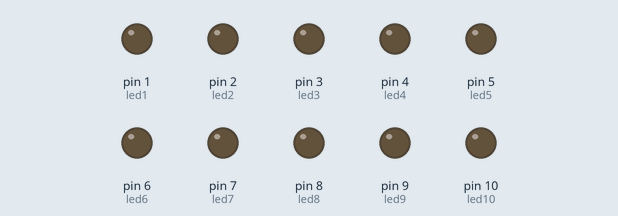
Bench run of a sketch on a simulated Arduino Uno, built with avr-gcc and run on an emulated ATmega328P. Shown: output pins drawn as LEDs (lit = HIGH).

Above: at 0.5 s.
At 2.5 s:
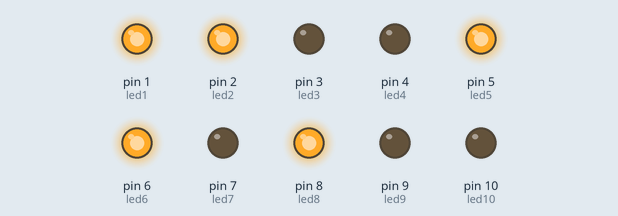
At 4.5 s:
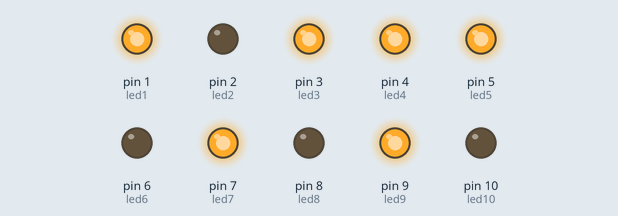
At 9.5 s:
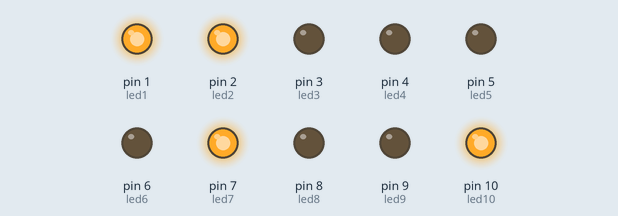
At 13.5 s:
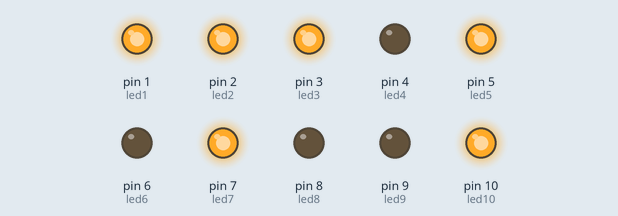
At 18.5 s:
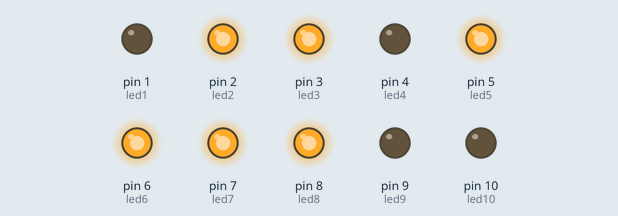
Timing chart, 0 to 19.6 s (numbered marks = the images above):
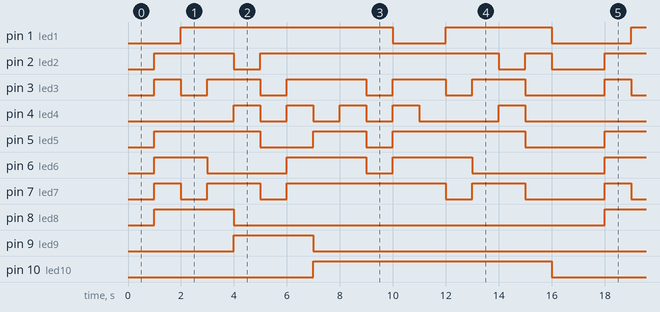

The sketch:

sketch_oct29a.ino
```cpp
const int led1 = 1;
const int led2 = 2;
const int led3 = 3;
const int led4 = 4;
const int led5 = 5;
const int led6 = 6;
const int led7 = 7;
const int led8 = 8;
const int led9 = 9;
const int led10 = 10;
void setup() {
  pinMode(led1, OUTPUT);
  pinMode(led2, OUTPUT);
  pinMode(led3, OUTPUT);
  pinMode(led4, OUTPUT);
  pinMode(led5, OUTPUT);
  pinMode(led6, OUTPUT);
  pinMode(led7, OUTPUT);
  pinMode(led8, OUTPUT);
  pinMode(led9, OUTPUT);
  pinMode(led10, OUTPUT);
}
void loop() {
  int i = 1000;
  digitalWrite(led1, LOW);
  digitalWrite(led2, LOW);
  digitalWrite(led3, LOW);
  digitalWrite(led4, LOW);
  digitalWrite(led5, LOW);
  digitalWrite(led6, LOW);
  digitalWrite(led7, LOW);
  digitalWrite(led8, LOW);
  digitalWrite(led9, LOW);
  digitalWrite(led10, LOW);
  delay(i);
  digitalWrite(led6, HIGH);
  digitalWrite(led2, HIGH);
  digitalWrite(led5, HIGH);
  digitalWrite(led3, HIGH);
  digitalWrite(led7, HIGH);
  digitalWrite(led8, HIGH);
  delay(i);
  digitalWrite(led7, HIGH);
  digitalWrite(led1, HIGH);
  digitalWrite(led5, HIGH);
  digitalWrite(led4, HIGH);
  digitalWrite(led3, HIGH);
  digitalWrite(led2, HIGH);
  digitalWrite(led7, LOW);
  digitalWrite(led4, LOW);
  digitalWrite(led3, LOW);
  delay(i);
  digitalWrite(led2, HIGH);
  digitalWrite(led7, HIGH);
  digitalWrite(led3, HIGH);
  digitalWrite(led6, LOW);
  delay(i);
  digitalWrite(led2, LOW);
  digitalWrite(led1, LOW);
  digitalWrite(led1, HIGH);
  digitalWrite(led4, HIGH);
  digitalWrite(led9, HIGH);
  digitalWrite(led8, LOW);
  delay(i);
  digitalWrite(led7, LOW);
  digitalWrite(led5, LOW);
  digitalWrite(led4, LOW);
  digitalWrite(led3, LOW);
  digitalWrite(led1, HIGH);
  digitalWrite(led2, HIGH);
  delay(i);
  digitalWrite(led7, HIGH);
  digitalWrite(led4, HIGH);
  digitalWrite(led6, HIGH);
  digitalWrite(led3, HIGH);
  delay(i);
  digitalWrite(led7, HIGH);
  digitalWrite(led1, HIGH);
  digitalWrite(led5, HIGH);
  digitalWrite(led3, HIGH);
  digitalWrite(led9, LOW);
  digitalWrite(led10, HIGH);
  digitalWrite(led4, LOW);
  delay(i);
  digitalWrite(led4, HIGH);
  delay(i);
  digitalWrite(led6, LOW);
  digitalWrite(led5, LOW);
  digitalWrite(led4, LOW);
  digitalWrite(led3, LOW);
  delay(i);
  digitalWrite(led5, HIGH);
  digitalWrite(led3, HIGH);
  digitalWrite(led4, HIGH);
  digitalWrite(led1, LOW);
  digitalWrite(led6, HIGH);
  delay(i);
  digitalWrite(led4, LOW); //5
  digitalWrite(led6, HIGH);
  digitalWrite(led2, HIGH);
  digitalWrite(led1, LOW);
  digitalWrite(led3, HIGH);
  delay(i);
  digitalWrite(led1, HIGH);//4
  digitalWrite(led5, HIGH);
  digitalWrite(led2, HIGH);
  digitalWrite(led7, LOW);
  digitalWrite(led4, LOW);
  digitalWrite(led3, LOW);
  delay(i);
  digitalWrite(led6, LOW); //3
  digitalWrite(led3, HIGH);
  digitalWrite(led7, HIGH);
  delay(i);
  digitalWrite(led2, LOW); //2
  digitalWrite(led4, HIGH);
  delay(i);
  digitalWrite(led7, LOW); //1
  digitalWrite(led5, LOW);
  digitalWrite(led4, LOW);
  digitalWrite(led3, LOW);
  digitalWrite(led2, HIGH);
  delay(i);
  digitalWrite(led1, LOW);
  digitalWrite(led2, LOW);
  digitalWrite(led3, LOW);
  digitalWrite(led4, LOW);
  digitalWrite(led5, LOW);
  digitalWrite(led6, LOW);
  digitalWrite(led7, LOW);
  digitalWrite(led8, LOW);
  digitalWrite(led9, LOW);
  digitalWrite(led10, LOW);
  delay(i);
}
```

Measured:
- by itself, pin 1 (led1): LOW → HIGH at 2.0 s, → LOW 8.0 s later, → HIGH 2.0 s later, → LOW 4.0 s later, … (9 changes in this stretch)
- by itself, pin 2 (led2): repeats every 17.0 s: LOW 1.0 s, HIGH 9.0 s, LOW 1.0 s, HIGH 1.0 s, LOW 2.0 s, HIGH 3.0 s
- by itself, pin 3 (led3): repeats every 17.0 s: LOW 1.0 s, HIGH 2.0 s, LOW 1.0 s, HIGH 3.0 s, 2 × (LOW 1.0 s, HIGH 2.0 s), LOW 3.0 s, HIGH 1.0 s
- by itself, pin 4 (led4): repeats every 17.0 s: 3 × (LOW 1.0 s, HIGH 1.0 s), LOW 3.0 s, HIGH 1.0 s, LOW 6.0 s, HIGH 1.0 s
- by itself, pin 5 (led5): repeats every 17.0 s: LOW 2.0 s, HIGH 2.0 s, LOW 1.0 s, HIGH 5.0 s, LOW 3.0 s, HIGH 4.0 s
- by itself, pin 6 (led6): repeats every 17.0 s: LOW 3.0 s, HIGH 3.0 s, LOW 1.0 s, HIGH 3.0 s, LOW 5.0 s, HIGH 2.0 s
- by itself, pin 7 (led7): repeats every 17.0 s: LOW 1.0 s, HIGH 2.0 s, LOW 1.0 s, HIGH 6.0 s, LOW 1.0 s, HIGH 2.0 s, LOW 3.0 s, HIGH 1.0 s
- by itself, pin 8 (led8), pin 9 (led9): alternates HIGH for 3.0 s and LOW for 14.0 s
